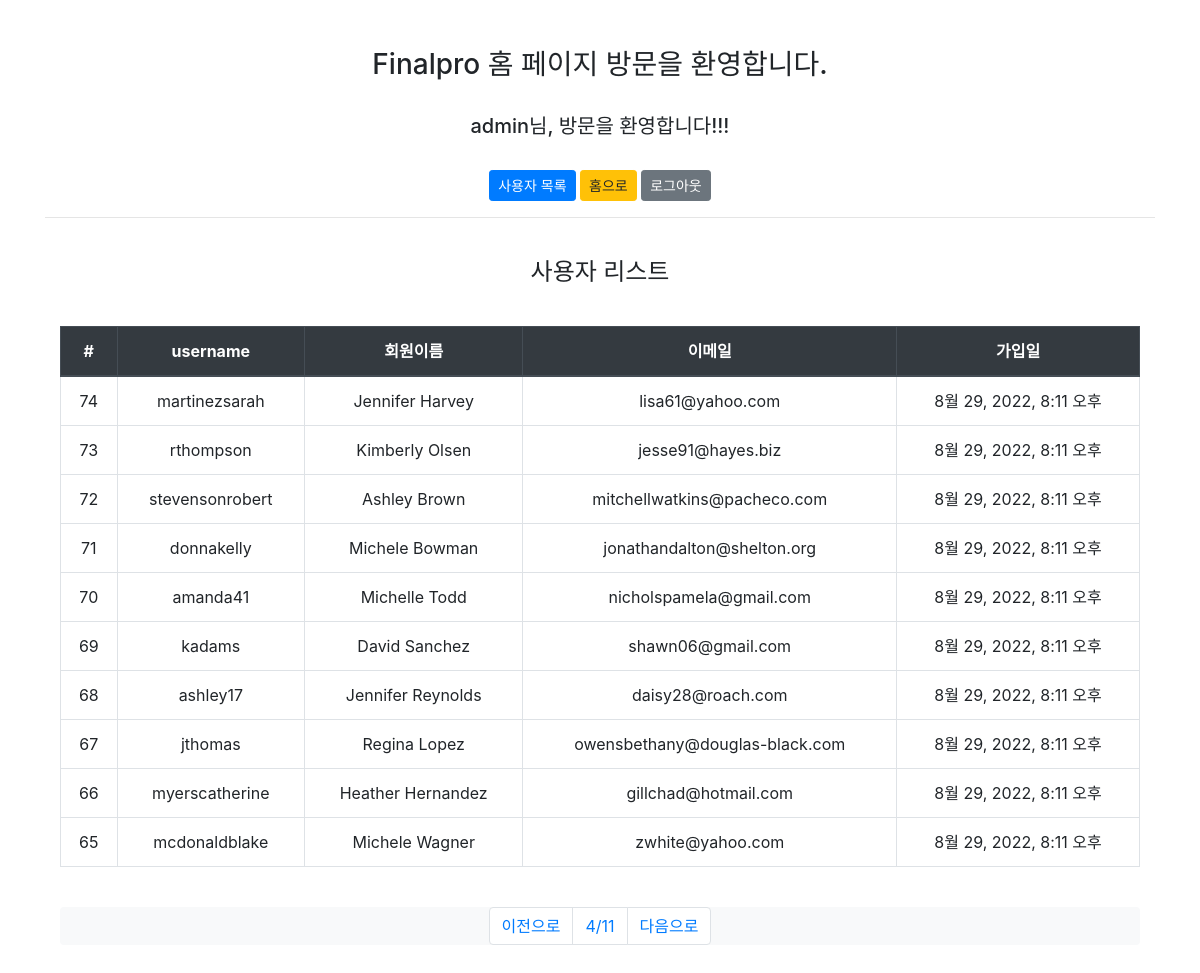
Screenshot of /users?p=4 (signed in) with the database file from the repository.
### report/models.py (models this page shows)
class Users(AbstractUser):
    full_name = models.CharField(max_length=100, null=True)
    pay_plan = models.ForeignKey(PayPlan, on_delete=models.DO_NOTHING, null=True)

### report/views.py (the view)
# urls.py: path("users", list_view, name="list_view"),
@login_required
def list_view(request):
    username = request.user.username
    page = int(request.GET.get("p", 1))
    users = Users.objects.all().order_by("-id")
    paginator = Paginator(users, 10)
    users = paginator.get_page(page)
    return render(request, "boards.html", {"users": users, "username": username})

### templates/boards.html (shortened to what this page needs)
{% extends "base.html" %}
{% load static %}
{% block content %}
<div class="col text-center">
    <h4>사용자 리스트</h4>
    <br/>
    <table class="table table-bordered">
      <thead class="thead-dark">
        <th>#</th>
        <th>username</th>
        <th>회원이름</th>
        <th>이메일</th>
        <th>가입일</th>
      </thead>
      {% for u in users %}
      <tr>
        <td>{{ u.id }}</td>
        <td>{{ u.username }}</td>
        <td>{{ u.first_name }} {{ u.last_name }}</td>
        <td>{{ u.email }}</td>
        <td>{{ u.date_joined }}</td>
      </tr>
      {% endfor %}
    </table>
    <br/>
    <nav aria-label="Page navigation example">
      <ul class="pagination nav justify-content-center bg-light">
        {% if users.has_previous %}
        <li class="page-item">
          <a class="page-link" href="?p={{ users.previous_page_number }}">이전으로</a>
        </li>
        {% else %}
        <li class="page-item">
          <a class="page-link" href="#">이전으로</a>
        </li>
        {% endif %}
        <li class="page-item">
          <a class="page-link" href="?p={{ users.number|add:1 }}">{{users.number}}/{{users.paginator.num_pages}}</a>
        </li>
        {% if users.has_next %}
        <li class="page-item">
          <a class="page-link" href="?p={{ users.next_page_number }}">다음으로</a>
        </li>
        {% else %}
        <li class="page-item">
          <a class="page-link" href="#">다음으로</a>
        </li>
        {% endif %}
      </ul>
    </nav>
</div>
<br/><br/>
{% endblock %}

### templates/base.html (shortened to what this page needs)
<!DOCTYPE html>
<html>
  <head>
    <link rel="stylesheet" href="https://cdn.jsdelivr.net/npm/bootstrap@4.6.2/dist/css/bootstrap.min.css">
  </head>
  <body>
  <div class="container">
    <div class="col text-center">
      <br/><br/>
      <h3>Finalpro 홈 페이지 방문을 환영합니다.</h3>
      <br/>
      {% if user.is_authenticated %}
      <h5>{{ username }}님, 방문을 환영합니다!!!</h5>
      <br/>
      <a href="{% url 'list_view' %}" class="btn btn-primary btn-sm">사용자 목록</a>
      <a href="{% url 'index' %}" class="btn btn-warning btn-sm">홈으로</a>
      <a href="{% url 'logout' %}" class="btn btn-secondary btn-sm">로그아웃</a>
      {% else %}
      <h5>guest님, 로그인 또는 회원가입 하시기 바랍니다.</h5>
      <br/>
      <a href="{% url 'login' %}"  class="btn btn-primary btn-sm">로그인</a>
      <a href="{% url 'index' %}" class="btn btn-warning btn-sm">홈으로</a>
      <a href="{% url 'register' %}" class="btn btn-success btn-sm">회원가입</a>
      {% endif %}
    </div>
    <hr>
    <br/>
    {% block content %}
    {% endblock %}
  </div>
  </body>
</html>

### rows the page displays
Users: username "admin"
Users: id "74", username "martinezsarah", first_name "Jennifer", last_name "Harvey", email "lisa61@yahoo.com", date_joined "8월 29, 2022, 8:11 오후"
Users: id "73", username "rthompson", first_name "Kimberly", last_name "Olsen", email "jesse91@hayes.biz", date_joined "8월 29, 2022, 8:11 오후"
Users: id "72", username "stevensonrobert", first_name "Ashley", last_name "Brown", email "mitchellwatkins@pacheco.com", date_joined "8월 29, 2022, 8:11 오후"
Users: id "71", username "donnakelly", first_name "Michele", last_name "Bowman", email "jonathandalton@shelton.org", date_joined "8월 29, 2022, 8:11 오후"
Users: id "70", username "amanda41", first_name "Michelle", last_name "Todd", email "nicholspamela@gmail.com", date_joined "8월 29, 2022, 8:11 오후"
Users: id "69", username "kadams", first_name "David", last_name "Sanchez", email "shawn06@gmail.com", date_joined "8월 29, 2022, 8:11 오후"
Users: id "68", username "ashley17", first_name "Jennifer", last_name "Reynolds", email "daisy28@roach.com", date_joined "8월 29, 2022, 8:11 오후"
Users: id "67", username "jthomas", first_name "Regina", last_name "Lopez", email "owensbethany@douglas-black.com", date_joined "8월 29, 2022, 8:11 오후"
Users: id "66", username "myerscatherine", first_name "Heather", last_name "Hernandez", email "gillchad@hotmail.com", date_joined "8월 29, 2022, 8:11 오후"
Users: id "65", username "mcdonaldblake", first_name "Michele", last_name "Wagner", email "zwhite@yahoo.com", date_joined "8월 29, 2022, 8:11 오후"

### other values shown
{{ users.number }} "4"
{{ users.paginator.num_pages }} "11"
